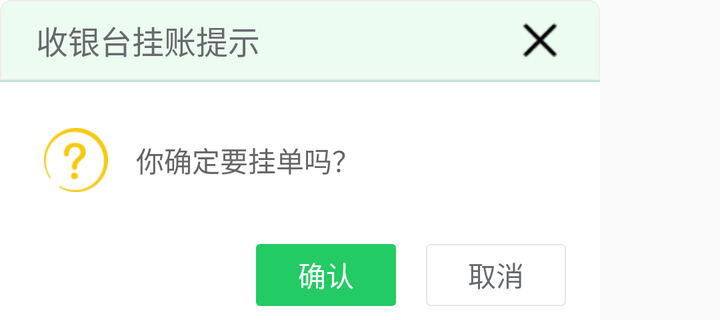
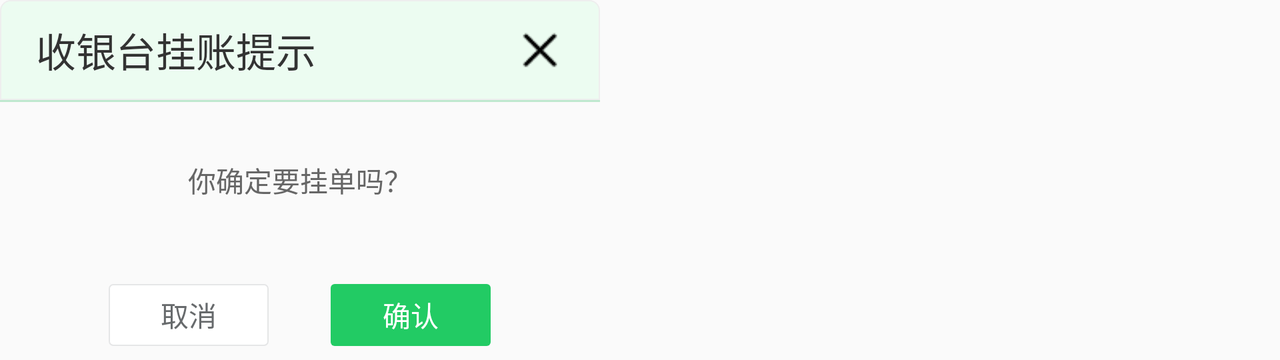

Compare how this app lays out the same screen by default and in its alternative resource folder. The renders come first, then the two layout files and the values they reference.
<!-- AndroidManifest.xml: application theme AppTheme -->
<!-- res/layout/dialog_notice.xml -->
<?xml version="1.0" encoding="utf-8"?>
<RelativeLayout xmlns:android="http://schemas.android.com/apk/res/android"
    android:layout_width="300dp"
    android:layout_height="160dp"
    android:background="@color/white"
    android:orientation="vertical" >

    <RelativeLayout
        android:id="@+id/rl_head"
        android:layout_width="match_parent"
        android:layout_height="@dimen/dp_40"
        android:background="@drawable/shap_homeviptop">

        <TextView
            android:id="@+id/notice_title"
            android:layout_width="wrap_content"
            android:layout_height="wrap_content"
            android:layout_centerVertical="true"
            android:layout_marginLeft="@dimen/dp_18"
            android:text="收银台挂账提示"
            android:textColor="@color/text60"
            android:textSize="@dimen/sp_16" />

        <ImageView
            android:id="@+id/iv_close"
            android:layout_width="@dimen/dp_40"
            android:layout_height="@dimen/dp_40"
            android:padding="@dimen/dp_10"
            android:layout_centerVertical="true"
            android:layout_alignParentRight="true"
            android:layout_marginRight="@dimen/dp_10"
            android:src="@drawable/ty_close" />
    </RelativeLayout>

    <View

        android:layout_width="match_parent"
        android:layout_height="1dp"
        android:layout_below="@+id/rl_head"
        android:background="@color/view_green_line"></View>

    <LinearLayout
        android:layout_width="match_parent"
        android:layout_height="70dp"
        android:layout_centerVertical="true"
        android:gravity="center_vertical"
        android:orientation="horizontal">

        <ImageView
            android:layout_width="@dimen/dp_40"
            android:layout_height="@dimen/dp_40"
            android:padding="@dimen/dp_4"
            android:layout_marginLeft="@dimen/dp_18"
            android:src="@mipmap/wh"/>

        <TextView
            android:id="@+id/tv_notice_msg"
            android:layout_width="wrap_content"
            android:layout_height="wrap_content"
            android:text="你确定要挂单吗？"
            android:layout_marginLeft="@dimen/dp_10"
            android:textSize="@dimen/dp_14"
            android:textColor="@color/text66"/>

    </LinearLayout>

    <RelativeLayout
        android:layout_width="match_parent"
        android:layout_height="45dp"
        android:layout_marginTop="@dimen/dp_25"
        android:layout_alignParentBottom="true"
        android:padding="@dimen/dp_7"
        android:paddingBottom="@dimen/dp_10"
        android:orientation="horizontal">

        <TextView
            android:id="@+id/tv_cancel"
            android:layout_width="70dp"
            android:layout_height="match_parent"
            android:layout_alignParentEnd="true"
            android:layout_marginRight="@dimen/dp_10"
            android:gravity="center"
            android:background="@drawable/btt_cancel"
            android:text="取消"
            android:textColor="@color/text60"
            android:textSize="14sp" />

        <TextView
            android:id="@+id/tv_sure"
            android:layout_width="70dp"
            android:layout_height="match_parent"
            android:layout_toLeftOf="@+id/tv_cancel"
            android:layout_marginRight="@dimen/dp_15"
            android:gravity="center"
            android:text="确认"
            android:background="@drawable/btt_ensure"
            android:textColor="@color/white"
            android:textSize="14sp" />
    </RelativeLayout>



</RelativeLayout>
<!-- resources referenced by this layout -->
<resources>
  <color name="text60">#676a6c</color>
  <color name="text66">#666666</color>
  <color name="view_green_line">#bfe8cf</color>
  <color name="white">#ffffff</color>
  <dimen name="dp_10">10.0000dp</dimen>
  <dimen name="dp_14">14.0000dp</dimen>
  <dimen name="dp_15">15.0000dp</dimen>
  <dimen name="dp_18">18.0000dp</dimen>
  <dimen name="dp_25">25.0000dp</dimen>
  <dimen name="dp_4">4.0000dp</dimen>
  <dimen name="dp_40">40.0000dp</dimen>
  <dimen name="dp_7">7.0000dp</dimen>
  <dimen name="sp_16">16.0000sp</dimen>
  <!-- drawable btt_cancel (drawable) -->
  <?xml version="1.0" encoding="utf-8"?>
  <shape xmlns:android="http://schemas.android.com/apk/res/android">
      <solid android:color="@color/white"/>
      <corners android:radius="@dimen/dp_2"/>
  
      <stroke
          android:width="0.5dp"
          android:color="@color/view_gray_line"/>
  </shape>
  <!-- drawable btt_ensure (drawable) -->
  <?xml version="1.0" encoding="utf-8"?>
  <shape xmlns:android="http://schemas.android.com/apk/res/android">
      <solid android:color="@color/graeen_botton"/>
      <corners android:radius="@dimen/dp_2"/>
  </shape>
  <!-- drawable shap_homeviptop (drawable) -->
  <?xml version="1.0" encoding="utf-8"?>
  <shape xmlns:android="http://schemas.android.com/apk/res/android">
      <solid android:color="@color/texteb" />
      <corners
          android:bottomLeftRadius="@dimen/dp_0"
          android:bottomRightRadius="@dimen/dp_0"
          android:topLeftRadius="@dimen/dp_5"
          android:topRightRadius="@dimen/dp_5" />
      <stroke
          android:width="0.5dp"
          android:color="@color/lightgray" />
  </shape>
  <!-- drawable ty_close: png bitmap (drawable, 1271 bytes) -->
  <!-- mipmap wh: png bitmap (mipmap-xhdpi, 2664 bytes) -->
  <style name="AppTheme" parent="Theme.AppCompat.Light.NoActionBar">
          
          
          
          
          <item name="android:windowNoTitle">true</item>    
          <item name="android:windowFullscreen">true</item>   
          <item name="android:windowActionBar">true</item>
          
      </style>
  <dimen name="dp_2">2.0000dp</dimen>
  <color name="view_gray_line">#e5e6e7</color>
  <color name="graeen_botton">#22cb64</color>
  <color name="texteb">#ecfcf1</color>
  <dimen name="dp_0">0.0000dp</dimen>
  <dimen name="dp_5">5.0000dp</dimen>
  <color name="lightgray">#eee</color>
</resources>
<!-- res/layout-land/dialog_notice.xml (the repository's variant of the layout above) -->
<!-- drawn on the phone turned sideways -->
<?xml version="1.0" encoding="utf-8"?>
<FrameLayout xmlns:android="http://schemas.android.com/apk/res/android"
    android:layout_width="wrap_content"
    android:layout_height="wrap_content">

    <RelativeLayout
        android:layout_width="300dp"
        android:layout_height="180dp"
        android:background="@drawable/background_white"
        android:orientation="vertical">

        <RelativeLayout
            android:id="@+id/rl_head"
            android:layout_width="match_parent"
            android:layout_height="@dimen/dp_50"
            android:background="@drawable/shap_homeviptop">

            <TextView
                android:id="@+id/notice_title"
                android:layout_width="wrap_content"
                android:layout_height="wrap_content"
                android:layout_centerVertical="true"
                android:layout_marginLeft="@dimen/dp_18"
                android:text="收银台挂账提示"
                android:textColor="@color/title_color"
                android:textSize="@dimen/sp_20" />

            <ImageView
                android:id="@+id/iv_close"
                android:layout_width="@dimen/dp_40"
                android:layout_height="@dimen/dp_40"
                android:layout_alignParentRight="true"
                android:layout_centerVertical="true"
                android:layout_marginRight="@dimen/dp_10"
                android:padding="@dimen/dp_10"
                android:src="@drawable/ty_close" />
        </RelativeLayout>

        <View
            android:layout_width="match_parent"
            android:layout_height="1dp"
            android:layout_below="@+id/rl_head"
            android:background="@color/view_green_line" />

        <LinearLayout
            android:layout_width="match_parent"
            android:layout_height="70dp"
            android:layout_centerVertical="true"
            android:gravity="center"
            android:orientation="horizontal">

            <ImageView
                android:layout_width="@dimen/dp_40"
                android:layout_height="@dimen/dp_40"
                android:layout_marginLeft="@dimen/dp_18"
                android:padding="@dimen/dp_4"
                android:src="@mipmap/wh"
                android:visibility="gone" />

            <TextView
                android:id="@+id/tv_notice_msg"
                android:layout_width="wrap_content"
                android:layout_height="wrap_content"
                android:text="你确定要挂单吗？"
                android:textColor="@color/text66"
                android:textSize="@dimen/dp_14" />

        </LinearLayout>

        <RelativeLayout
            android:layout_width="match_parent"
            android:layout_height="45dp"
            android:layout_alignParentBottom="true"
            android:layout_marginTop="@dimen/dp_25"
            android:orientation="horizontal"
            android:padding="@dimen/dp_7"
            android:paddingBottom="@dimen/dp_10">


            <TextView
                android:id="@+id/tv_cancel"
                android:layout_width="80dp"
                android:layout_height="match_parent"
                android:layout_marginRight="15dp"
                android:layout_toLeftOf="@+id/view_line"
                android:background="@drawable/btt_cancel"
                android:gravity="center"
                android:text="取消"
                android:textColor="@color/text60"
                android:textSize="14sp" />

            <View
                android:id="@+id/view_line"
                android:layout_width="1dp"
                android:layout_height="match_parent"
                android:layout_centerInParent="true" />

            <TextView
                android:id="@+id/tv_sure"
                android:layout_width="80dp"
                android:layout_height="match_parent"
                android:layout_marginLeft="15dp"
                android:layout_toRightOf="@+id/view_line"
                android:background="@drawable/btt_ensure"
                android:gravity="center"
                android:text="确认"
                android:textColor="@color/white"
                android:textSize="14sp" />
        </RelativeLayout>

    </RelativeLayout>
</FrameLayout>
<!-- resources referenced by the variant -->
<!-- as the phone turned sideways resolves them -->
<resources>
  <color name="text60">#676a6c</color>
  <color name="text66">#666666</color>
  <color name="title_color">#333333</color>
  <color name="view_green_line">#bfe8cf</color>
  <color name="white">#ffffff</color>
  <dimen name="dp_10">10.0000dp</dimen>
  <dimen name="dp_14">14.0000dp</dimen>
  <dimen name="dp_18">18.0000dp</dimen>
  <dimen name="dp_25">25.0000dp</dimen>
  <dimen name="dp_4">4.0000dp</dimen>
  <dimen name="dp_40">40.0000dp</dimen>
  <dimen name="dp_50">50.0000dp</dimen>
  <dimen name="dp_7">7.0000dp</dimen>
  <dimen name="sp_20">20.0000sp</dimen>
  <!-- drawable btt_cancel (drawable) -->
  <?xml version="1.0" encoding="utf-8"?>
  <shape xmlns:android="http://schemas.android.com/apk/res/android">
      <solid android:color="@color/white"/>
      <corners android:radius="@dimen/dp_2"/>
  
      <stroke
          android:width="0.5dp"
          android:color="@color/view_gray_line"/>
  </shape>
  <!-- drawable btt_ensure (drawable) -->
  <?xml version="1.0" encoding="utf-8"?>
  <shape xmlns:android="http://schemas.android.com/apk/res/android">
      <solid android:color="@color/graeen_botton"/>
      <corners android:radius="@dimen/dp_2"/>
  </shape>
  <!-- drawable shap_homeviptop (drawable) -->
  <?xml version="1.0" encoding="utf-8"?>
  <shape xmlns:android="http://schemas.android.com/apk/res/android">
      <solid android:color="@color/texteb" />
      <corners
          android:bottomLeftRadius="@dimen/dp_0"
          android:bottomRightRadius="@dimen/dp_0"
          android:topLeftRadius="@dimen/dp_5"
          android:topRightRadius="@dimen/dp_5" />
      <stroke
          android:width="0.5dp"
          android:color="@color/lightgray" />
  </shape>
  <!-- drawable ty_close: png bitmap (drawable, 1271 bytes) -->
  <!-- mipmap wh: png bitmap (mipmap-xhdpi, 2664 bytes) -->
  <style name="AppTheme" parent="Theme.AppCompat.Light.NoActionBar">
          
          
          
          
          <item name="android:windowNoTitle">true</item>    
          <item name="android:windowFullscreen">true</item>   
          <item name="android:windowActionBar">true</item>
          
      </style>
  <dimen name="dp_2">2.0000dp</dimen>
  <color name="view_gray_line">#e5e6e7</color>
  <color name="graeen_botton">#22cb64</color>
  <color name="texteb">#ecfcf1</color>
  <dimen name="dp_0">0.0000dp</dimen>
  <dimen name="dp_5">5.0000dp</dimen>
  <color name="lightgray">#eee</color>
</resources>
